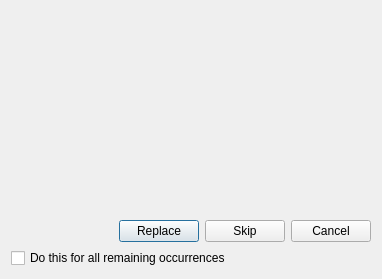
<?xml version="1.0" encoding="UTF-8"?>
<ui version="4.0">
 <class>ExistingFileDialog</class>
 <widget class="QDialog" name="ExistingFileDialog">
  <property name="windowModality">
   <enum>Qt::ApplicationModal</enum>
  </property>
  <property name="geometry">
   <rect>
    <x>0</x>
    <y>0</y>
    <width>382</width>
    <height>279</height>
   </rect>
  </property>
  <property name="windowTitle">
   <string>File already exists</string>
  </property>
  <property name="windowIcon">
   <iconset resource="icons.qrc">
    <normaloff>:/gfx/svg2svgt.svg</normaloff>:/gfx/svg2svgt.svg</iconset>
  </property>
  <property name="modal">
   <bool>true</bool>
  </property>
  <layout class="QVBoxLayout" name="verticalLayout_3">
   <item>
    <layout class="QHBoxLayout" name="horizontalLayout_2">
     <item>
      <layout class="QVBoxLayout" name="verticalLayout">
       <item>
        <spacer name="verticalSpacer">
         <property name="orientation">
          <enum>Qt::Vertical</enum>
         </property>
         <property name="sizeHint" stdset="0">
          <size>
           <width>20</width>
           <height>40</height>
          </size>
         </property>
        </spacer>
       </item>
       <item>
        <widget class="QLabel" name="warningIcon">
         <property name="sizePolicy">
          <sizepolicy hsizetype="Fixed" vsizetype="Fixed">
           <horstretch>0</horstretch>
           <verstretch>0</verstretch>
          </sizepolicy>
         </property>
         <property name="minimumSize">
          <size>
           <width>64</width>
           <height>64</height>
          </size>
         </property>
         <property name="text">
          <string/>
         </property>
         <property name="pixmap">
          <pixmap resource="icons.qrc">:/gfx/about.png</pixmap>
         </property>
        </widget>
       </item>
       <item>
        <spacer name="verticalSpacer_2">
         <property name="orientation">
          <enum>Qt::Vertical</enum>
         </property>
         <property name="sizeHint" stdset="0">
          <size>
           <width>20</width>
           <height>40</height>
          </size>
         </property>
        </spacer>
       </item>
      </layout>
     </item>
     <item>
      <widget class="QLabel" name="textLabel">
       <property name="sizePolicy">
        <sizepolicy hsizetype="Expanding" vsizetype="Preferred">
         <horstretch>0</horstretch>
         <verstretch>0</verstretch>
        </sizepolicy>
       </property>
       <property name="text">
        <string/>
       </property>
       <property name="wordWrap">
        <bool>true</bool>
       </property>
      </widget>
     </item>
    </layout>
   </item>
   <item>
    <layout class="QVBoxLayout" name="verticalLayout_2">
     <item>
      <layout class="QHBoxLayout" name="horizontalLayout">
       <item>
        <spacer name="horizontalSpacer">
         <property name="orientation">
          <enum>Qt::Horizontal</enum>
         </property>
         <property name="sizeHint" stdset="0">
          <size>
           <width>40</width>
           <height>20</height>
          </size>
         </property>
        </spacer>
       </item>
       <item>
        <widget class="QPushButton" name="replaceButton">
         <property name="toolTip">
          <string>Replace existing output file</string>
         </property>
         <property name="text">
          <string>Replace</string>
         </property>
        </widget>
       </item>
       <item>
        <widget class="QPushButton" name="skipButton">
         <property name="toolTip">
          <string>Skip the current output file</string>
         </property>
         <property name="text">
          <string>Skip</string>
         </property>
        </widget>
       </item>
       <item>
        <widget class="QPushButton" name="cancelButton">
         <property name="toolTip">
          <string>Cancel whole operation</string>
         </property>
         <property name="text">
          <string>Cancel</string>
         </property>
        </widget>
       </item>
      </layout>
     </item>
     <item>
      <layout class="QHBoxLayout" name="horizontalLayout_3">
       <item>
        <widget class="QCheckBox" name="dontAskAgain">
         <property name="text">
          <string>Do this for all remaining occurrences</string>
         </property>
        </widget>
       </item>
       <item>
        <spacer name="horizontalSpacer_2">
         <property name="orientation">
          <enum>Qt::Horizontal</enum>
         </property>
         <property name="sizeHint" stdset="0">
          <size>
           <width>40</width>
           <height>20</height>
          </size>
         </property>
        </spacer>
       </item>
      </layout>
     </item>
    </layout>
   </item>
  </layout>
 </widget>
 <resources>
  <include location="icons.qrc"/>
 </resources>
 <connections/>
</ui>
